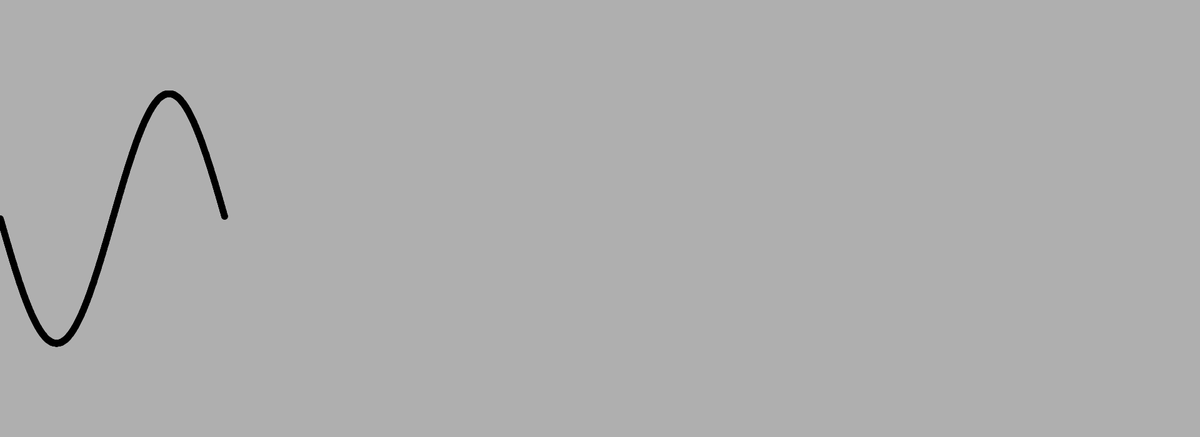
Frame 1 (no input)
Frame 60 (the mouse pressed at the canvas centre just before this capture): identical to frame 1, image omitted
Frame 120 (the mouse held since frame 60 and released just before this capture): identical to frame 1, image omitted

The Processing sketch that drew this single still picture (run headless with seeded random() and noise(); from frame 60 on, the mouse is pressed at the canvas centre):

// Processing sketch: Math_3_Parametric_Sines_1
// ── Math_3_Parametric_Sines_1.pde
float x1,x2;
int degrees = 360;
float[] sinValues = new float[degrees];

void setup(){
  size(1920, 700);
  smooth();
  background(175);
  x1 = 0;
  x2 = height/2;
  translate(x1, x2);
  float r1 = radians(90);
  float r2 = radians(180);
  println("90 is: "+ r1);
  println("180 is: " + r2);
  float d1 = degrees(PI);
  float d2 = degrees(TWO_PI);
  println(d1);
  println(d2);

  for(float angle = 0; angle < TWO_PI; angle += PI/24.0){
      println(sin(angle));
  }
  for(int i = 0; i < degrees; i++){
      sinValues[i] = sin(TWO_PI/degrees*i);
  }
  for(int i = 0; i < sinValues.length; i++){
      fill(0);
      ellipse(i, 200*sinValues[i], 10,10 );
  }
  
}

void draw(){
  
}
